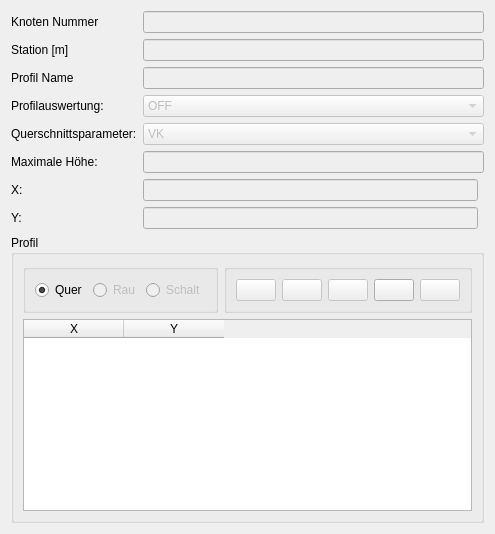
          <widget class="QWidget" name="pro_prop">
           <attribute name="title">
            <string>Profil Info</string>
           </attribute>
           <layout class="QGridLayout" name="gridLayout_9">
            <item row="1" column="1" colspan="2">
             <widget class="QLabel" name="label_88">
              <property name="text">
               <string>Station [m]</string>
              </property>
             </widget>
            </item>
            <item row="3" column="1" colspan="2">
             <widget class="QLabel" name="label_4">
              <property name="font">
               <font>
                <family>Segoe UI</family>
                <pointsize>9</pointsize>
                <underline>false</underline>
               </font>
              </property>
              <property name="text">
               <string>Profilauswertung:</string>
              </property>
             </widget>
            </item>
            <item row="0" column="3" colspan="2">
             <widget class="QLineEdit" name="edit_knoten">
              <property name="enabled">
               <bool>false</bool>
              </property>
             </widget>
            </item>
            <item row="6" column="3">
             <widget class="QLineEdit" name="pro_rw">
              <property name="enabled">
               <bool>false</bool>
              </property>
             </widget>
            </item>
            <item row="4" column="3" colspan="2">
             <widget class="QComboBox" name="modus_label">
              <property name="enabled">
               <bool>false</bool>
              </property>
              <property name="toolTip">
               <string>&lt;html&gt;&lt;head/&gt;&lt;body&gt;&lt;p&gt;&lt;span style=&quot; font-weight:600;&quot;&gt;Querprofil:&lt;/span&gt;&lt;/p&gt;&lt;p&gt;V = wie eingegeben&lt;/p&gt;&lt;p&gt;R = Reduziert zwischen linkem und rechtem Hochpunkt &lt;/p&gt;&lt;p&gt;&lt;span style=&quot; font-weight:600;&quot;&gt;Breitflächiger Abfluss (bQ):&lt;/span&gt;&lt;/p&gt;&lt;p&gt;K = Kernquerschnitt, bQ erst wenn WSP&amp;gt;K&lt;/p&gt;&lt;p&gt;F = vollen Querschnitt, bQ von Anfang an&lt;/p&gt;&lt;p&gt;&lt;br/&gt;&lt;/p&gt;&lt;p&gt;DF = Abfluss nur innerhalb des Bauwerks (Für die Ermittlung der Leistungsfähigkeit eines Bauwerks)&lt;/p&gt;&lt;p&gt;OF = (&lt;span style=&quot; font-weight:600;&quot;&gt;O&lt;/span&gt;verland&lt;span style=&quot; font-weight:600;&quot;&gt;F&lt;/span&gt;low) Bauwerk wird als komplett verklaust angenommen, Der gesamte Abfluss fließt über das Gelände ab&lt;/p&gt;&lt;p&gt;H2 = Rauhigkeitsprofil mit negativer Knotennummer&lt;/p&gt;&lt;p&gt;ZS = Schaltprofil&lt;/p&gt;&lt;/body&gt;&lt;/html&gt;</string>
              </property>
              <item>
               <property name="text">
                <string>VK</string>
               </property>
              </item>
              <item>
               <property name="text">
                <string>RK</string>
               </property>
              </item>
              <item>
               <property name="text">
                <string>VF</string>
               </property>
              </item>
              <item>
               <property name="text">
                <string>RF</string>
               </property>
              </item>
              <item>
               <property name="text">
                <string>DF</string>
               </property>
              </item>
              <item>
               <property name="text">
                <string>OF</string>
               </property>
              </item>
              <item>
               <property name="text">
                <string>H2</string>
               </property>
              </item>
              <item>
               <property name="text">
                <string>RS</string>
               </property>
              </item>
              <item>
               <property name="text">
                <string>ZS</string>
               </property>
              </item>
             </widget>
            </item>
            <item row="4" column="1" colspan="2">
             <widget class="QLabel" name="label_5">
              <property name="font">
               <font>
                <family>Segoe UI</family>
                <pointsize>9</pointsize>
                <underline>false</underline>
               </font>
              </property>
              <property name="text">
               <string>Querschnittsparameter:</string>
              </property>
             </widget>
            </item>
            <item row="6" column="1">
             <widget class="QLabel" name="ddddd">
              <property name="text">
               <string>X:</string>
              </property>
             </widget>
            </item>
            <item row="8" column="1" colspan="4">
             <widget class="QGroupBox" name="plot_editor_box">
              <property name="title">
               <string>Profil</string>
              </property>
              <layout class="QGridLayout" name="gridLayout_7" columnstretch="1,0,0,0">
               <item row="4" column="0" colspan="4">
                <widget class="QTableWidget" name="coords_table">
                 <property name="minimumSize">
                  <size>
                   <width>140</width>
                   <height>0</height>
                  </size>
                 </property>
                 <property name="toolTipDuration">
                  <number>-8</number>
                 </property>
                 <property name="editTriggers">
                  <set>QAbstractItemView::NoEditTriggers</set>
                 </property>
                 <property name="showDropIndicator" stdset="0">
                  <bool>false</bool>
                 </property>
                 <property name="dragDropOverwriteMode">
                  <bool>false</bool>
                 </property>
                 <property name="alternatingRowColors">
                  <bool>true</bool>
                 </property>
                 <property name="selectionMode">
                  <enum>QAbstractItemView::ExtendedSelection</enum>
                 </property>
                 <property name="selectionBehavior">
                  <enum>QAbstractItemView::SelectRows</enum>
                 </property>
                 <property name="columnCount">
                  <number>2</number>
                 </property>
                 <column>
                  <property name="text">
                   <string>X</string>
                  </property>
                 </column>
                 <column>
                  <property name="text">
                   <string>Y</string>
                  </property>
                 </column>
                </widget>
               </item>
               <item row="1" column="0" colspan="3">
                <widget class="QGroupBox" name="groupBox">
                 <property name="title">
                  <string/>
                 </property>
                 <layout class="QGridLayout" name="gridLayout_3">
                  <item row="0" column="2">
                   <widget class="QRadioButton" name="_rschalter">
                    <property name="enabled">
                     <bool>false</bool>
                    </property>
                    <property name="text">
                     <string>Schalt</string>
                    </property>
                   </widget>
                  </item>
                  <item row="0" column="0">
                   <widget class="QRadioButton" name="_rquer">
                    <property name="enabled">
                     <bool>true</bool>
                    </property>
                    <property name="text">
                     <string>Quer</string>
                    </property>
                    <property name="checked">
                     <bool>true</bool>
                    </property>
                   </widget>
                  </item>
                  <item row="0" column="1">
                   <widget class="QRadioButton" name="_rrau">
                    <property name="enabled">
                     <bool>false</bool>
                    </property>
                    <property name="text">
                     <string>Rau</string>
                    </property>
                   </widget>
                  </item>
                 </layout>
                </widget>
               </item>
               <item row="1" column="3">
                <widget class="QGroupBox" name="groupBox_2">
                 <property name="title">
                  <string/>
                 </property>
                 <property name="flat">
                  <bool>false</bool>
                 </property>
                 <layout class="QGridLayout" name="gridLayout_19">
                  <item row="0" column="1">
                   <widget class="QPushButton" name="redo">
                    <property name="enabled">
                     <bool>false</bool>
                    </property>
                    <property name="toolTip">
                     <string>redo</string>
                    </property>
                    <property name="text">
                     <string/>
                    </property>
                    <property name="icon">
                     <iconset>
                      <normaloff>../icons/redo3.ico</normaloff>../icons/redo3.ico</iconset>
                    </property>
                    <property name="shortcut">
                     <string>Ctrl+Y</string>
                    </property>
                   </widget>
                  </item>
                  <item row="0" column="0">
                   <widget class="QPushButton" name="undo">
                    <property name="enabled">
                     <bool>false</bool>
                    </property>
                    <property name="toolTip">
                     <string>undo</string>
                    </property>
                    <property name="text">
                     <string/>
                    </property>
                    <property name="icon">
                     <iconset>
                      <normaloff>../icons/undo3.ico</normaloff>../icons/undo3.ico</iconset>
                    </property>
                    <property name="shortcut">
                     <string>Ctrl+Z</string>
                    </property>
                   </widget>
                  </item>
                  <item row="0" column="3">
                   <widget class="QPushButton" name="copy_clip">
                    <property name="toolTip">
                     <string>Copy</string>
                    </property>
                    <property name="text">
                     <string/>
                    </property>
                    <property name="icon">
                     <iconset>
                      <normaloff>../icons/copy.ico</normaloff>../icons/copy.ico</iconset>
                    </property>
                    <property name="shortcut">
                     <string>Ctrl+C</string>
                    </property>
                   </widget>
                  </item>
                  <item row="0" column="4">
                   <widget class="QPushButton" name="paste_clip">
                    <property name="enabled">
                     <bool>false</bool>
                    </property>
                    <property name="toolTip">
                     <string>Paste</string>
                    </property>
                    <property name="text">
                     <string/>
                    </property>
                    <property name="icon">
                     <iconset>
                      <normaloff>../icons/Paste.ico</normaloff>../icons/Paste.ico</iconset>
                    </property>
                    <property name="shortcut">
                     <string>Ctrl+V</string>
                    </property>
                   </widget>
                  </item>
                  <item row="0" column="2">
                   <widget class="QPushButton" name="delete_rows">
                    <property name="enabled">
                     <bool>false</bool>
                    </property>
                    <property name="toolTip">
                     <string>Delete rows</string>
                    </property>
                    <property name="text">
                     <string/>
                    </property>
                    <property name="icon">
                     <iconset>
                      <normaloff>../icons/delete.ico</normaloff>../icons/delete.ico</iconset>
                    </property>
                    <property name="shortcut">
                     <string>Del</string>
                    </property>
                   </widget>
                  </item>
                 </layout>
                </widget>
               </item>
              </layout>
             </widget>
            </item>
            <item row="2" column="3" colspan="2">
             <widget class="QLineEdit" name="edit_pname">
              <property name="enabled">
               <bool>false</bool>
              </property>
             </widget>
            </item>
            <item row="5" column="1" colspan="2">
             <widget class="QLabel" name="label_6">
              <property name="font">
               <font>
                <family>Segoe UI</family>
                <pointsize>9</pointsize>
                <underline>false</underline>
               </font>
              </property>
              <property name="text">
               <string>&lt;html&gt;&lt;head/&gt;&lt;body&gt;&lt;p&gt;Maximale Höhe:&lt;/p&gt;&lt;/body&gt;&lt;/html&gt;</string>
              </property>
             </widget>
            </item>
            <item row="0" column="1" colspan="2">
             <widget class="QLabel" name="label_73">
              <property name="text">
               <string>Knoten Nummer</string>
              </property>
             </widget>
            </item>
            <item row="2" column="1" colspan="2">
             <widget class="QLabel" name="label_90">
              <property name="text">
               <string>Profil Name</string>
              </property>
             </widget>
            </item>
            <item row="3" column="3" colspan="2">
             <widget class="QComboBox" name="ctab_label">
              <property name="enabled">
               <bool>false</bool>
              </property>
              <property name="toolTip">
               <string>&quot;CTAB&quot;, Wenn &quot;ON&quot;, werden Details der Profilauswetung in *.OUT geschrieben</string>
              </property>
              <property name="currentIndex">
               <number>0</number>
              </property>
              <item>
               <property name="text">
                <string>OFF</string>
               </property>
              </item>
              <item>
               <property name="text">
                <string>ON</string>
               </property>
              </item>
             </widget>
            </item>
            <item row="5" column="3" colspan="2">
             <widget class="QLineEdit" name="maxHeight_label">
              <property name="enabled">
               <bool>false</bool>
              </property>
             </widget>
            </item>
            <item row="1" column="3" colspan="2">
             <widget class="QLineEdit" name="edit_station">
              <property name="enabled">
               <bool>false</bool>
              </property>
             </widget>
            </item>
            <item row="7" column="1">
             <widget class="QLabel" name="label_82">
              <property name="text">
               <string>&lt;html&gt;&lt;head/&gt;&lt;body&gt;&lt;p&gt;Y:&lt;/p&gt;&lt;/body&gt;&lt;/html&gt;</string>
              </property>
             </widget>
            </item>
            <item row="7" column="3">
             <widget class="QLineEdit" name="pro_hw">
              <property name="enabled">
               <bool>false</bool>
              </property>
             </widget>
            </item>
           </layout>
          </widget>
